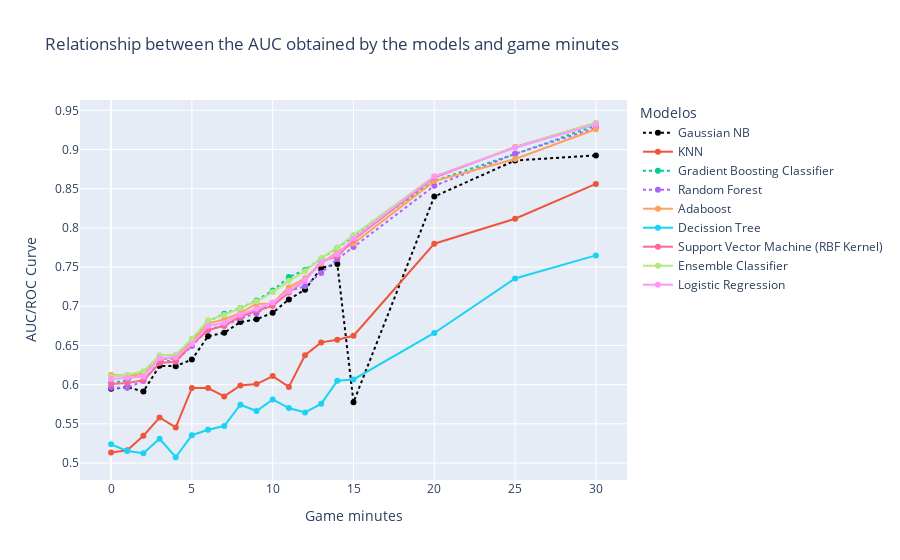

The cell this chart's notebook holds for it:
### Code cell
fig = px.line(df, color='model', markers=True, x='game_minutes', y='auc',labels={"game_minutes": "Game minutes","auc": "AUC/ROC Curve","model": "Modelos"},title="Relationship between the AUC obtained by the models and game minutes")
fig.update_traces(patch={"line": {"dash": 'dot'}}, selector={"legendgroup": "Gradient Boosting Classifier"})
fig.update_traces(patch={"line": {"dash": 'dot'}}, selector={"legendgroup": "Random Forest"})
fig.update_traces(patch={"line": {'color': 'black',"dash": 'dot'}}, selector={"legendgroup": "Gaussian NB"})
fig.show()

### Figure 1 — Plotly figure (JSON) as saved in the notebook; plotly's stock layout.template omitted (floating-point values rounded to 4 significant figures)
{"data": [{"hovertemplate": "Modelos=Gaussian NB<br>Game minutes=%{x}<br>AUC/ROC Curve=%{y}<extra></extra>", "legendgroup": "Gaussian NB", "line": {"color": "black", "dash": "dot"}, "marker": {"symbol": "circle"}, "mode": "markers+lines", "name": "Gaussian NB", "orientation": "v", "showlegend": true, "type": "scatter", "x": [0, 1, 2, 3, 4, 5, 6, 7, 8, 9, 10, 11, 12, 13, 14, 15, 20, 25, 30], "xaxis": "x", "y": [0.5946, 0.5968, 0.5913, 0.624, 0.6236, 0.632, 0.6618, 0.6661, 0.6798, 0.6834, 0.6916, 0.7088, 0.7212, 0.7488, 0.7538, 0.5776, 0.84, 0.886, 0.8925], "yaxis": "y"}, {"hovertemplate": "Modelos=KNN<br>Game minutes=%{x}<br>AUC/ROC Curve=%{y}<extra></extra>", "legendgroup": "KNN", "line": {"color": "#EF553B", "dash": "solid"}, "marker": {"symbol": "circle"}, "mode": "markers+lines", "name": "KNN", "orientation": "v", "showlegend": true, "type": "scatter", "x": [0, 1, 2, 3, 4, 5, 6, 7, 8, 9, 10, 11, 12, 13, 14, 15, 20, 25, 30], "xaxis": "x", "y": [0.5134, 0.5164, 0.5349, 0.5581, 0.5454, 0.5958, 0.5956, 0.5849, 0.599, 0.6007, 0.6109, 0.5971, 0.6375, 0.6539, 0.6572, 0.6624, 0.7798, 0.8116, 0.856], "yaxis": "y"}, {"hovertemplate": "Modelos=Gradient Boosting Classifier<br>Game minutes=%{x}<br>AUC/ROC Curve=%{y}<extra></extra>", "legendgroup": "Gradient Boosting Classifier", "line": {"color": "#00cc96", "dash": "dot"}, "marker": {"symbol": "circle"}, "mode": "markers+lines", "name": "Gradient Boosting Classifier", "orientation": "v", "showlegend": true, "type": "scatter", "x": [0, 1, 2, 3, 4, 5, 6, 7, 8, 9, 10, 11, 12, 13, 14, 15, 20, 25, 30], "xaxis": "x", "y": [0.602, 0.6056, 0.6153, 0.6326, 0.6333, 0.6558, 0.6805, 0.6904, 0.6977, 0.7073, 0.72, 0.7372, 0.7463, 0.7602, 0.7746, 0.7889, 0.86, 0.8942, 0.9307], "yaxis": "y"}, {"hovertemplate": "Modelos=Random Forest<br>Game minutes=%{x}<br>AUC/ROC Curve=%{y}<extra></extra>", "legendgroup": "Random Forest", "line": {"color": "#ab63fa", "dash": "dot"}, "marker": {"symbol": "circle"}, "mode": "markers+lines", "name": "Random Forest", "orientation": "v", "showlegend": true, "type": "scatter", "x": [0, 1, 2, 3, 4, 5, 6, 7, 8, 9, 10, 11, 12, 13, 14, 15, 20, 25, 30], "xaxis": "x", "y": [0.5961, 0.5961, 0.6047, 0.6289, 0.6306, 0.6493, 0.6708, 0.675, 0.6845, 0.691, 0.7043, 0.7193, 0.7255, 0.7425, 0.7603, 0.7756, 0.8536, 0.8944, 0.9276], "yaxis": "y"}, {"hovertemplate": "Modelos=Adaboost<br>Game minutes=%{x}<br>AUC/ROC Curve=%{y}<extra></extra>", "legendgroup": "Adaboost", "line": {"color": "#FFA15A", "dash": "solid"}, "marker": {"symbol": "circle"}, "mode": "markers+lines", "name": "Adaboost", "orientation": "v", "showlegend": true, "type": "scatter", "x": [0, 1, 2, 3, 4, 5, 6, 7, 8, 9, 10, 11, 12, 13, 14, 15, 20, 25, 30], "xaxis": "x", "y": [0.6124, 0.6114, 0.6136, 0.6321, 0.636, 0.6547, 0.6781, 0.6831, 0.6915, 0.7029, 0.7036, 0.724, 0.7356, 0.7543, 0.7693, 0.7801, 0.8597, 0.888, 0.9258], "yaxis": "y"}, {"hovertemplate": "Modelos=Decission Tree<br>Game minutes=%{x}<br>AUC/ROC Curve=%{y}<extra></extra>", "legendgroup": "Decission Tree", "line": {"color": "#19d3f3", "dash": "solid"}, "marker": {"symbol": "circle"}, "mode": "markers+lines", "name": "Decission Tree", "orientation": "v", "showlegend": true, "type": "scatter", "x": [0, 1, 2, 3, 4, 5, 6, 7, 8, 9, 10, 11, 12, 13, 14, 15, 20, 25, 30], "xaxis": "x", "y": [0.5238, 0.5154, 0.5124, 0.5309, 0.5073, 0.5354, 0.5424, 0.5472, 0.5743, 0.5663, 0.5811, 0.5701, 0.5645, 0.5754, 0.605, 0.6066, 0.6659, 0.7355, 0.7649], "yaxis": "y"}, {"hovertemplate": "Modelos=Support Vector Machine (RBF Kernel)<br>Game minutes=%{x}<br>AUC/ROC Curve=%{y}<extra></extra>", "legendgroup": "Support Vector Machine (RBF Kernel)", "line": {"color": "#FF6692", "dash": "solid"}, "marker": {"symbol": "circle"}, "mode": "markers+lines", "name": "Support Vector Machine (RBF Kernel)", "orientation": "v", "showlegend": true, "type": "scatter", "x": [0, 1, 2, 3, 4, 5, 6, 7, 8, 9, 10, 11, 12, 13, 14, 15, 20, 25, 30], "xaxis": "x", "y": [0.6007, 0.6019, 0.6055, 0.6275, 0.629, 0.6514, 0.6694, 0.6752, 0.6867, 0.6943, 0.7004, 0.7175, 0.7331, 0.7572, 0.7637, 0.7848, 0.8642, 0.9032, 0.9337], "yaxis": "y"}, {"hovertemplate": "Modelos=Ensemble Classifier<br>Game minutes=%{x}<br>AUC/ROC Curve=%{y}<extra></extra>", "legendgroup": "Ensemble Classifier", "line": {"color": "#B6E880", "dash": "solid"}, "marker": {"symbol": "circle"}, "mode": "markers+lines", "name": "Ensemble Classifier", "orientation": "v", "showlegend": true, "type": "scatter", "x": [0, 1, 2, 3, 4, 5, 6, 7, 8, 9, 10, 11, 12, 13, 14, 15, 20, 25, 30], "xaxis": "x", "y": [0.6104, 0.6125, 0.617, 0.6375, 0.6381, 0.6587, 0.682, 0.6889, 0.6977, 0.7064, 0.7181, 0.7324, 0.7445, 0.7614, 0.7747, 0.7908, 0.8658, 0.9028, 0.9341], "yaxis": "y"}, {"hovertemplate": "Modelos=Logistic Regression<br>Game minutes=%{x}<br>AUC/ROC Curve=%{y}<extra></extra>", "legendgroup": "Logistic Regression", "line": {"color": "#FF97FF", "dash": "solid"}, "marker": {"symbol": "circle"}, "mode": "markers+lines", "name": "Logistic Regression", "orientation": "v", "showlegend": true, "type": "scatter", "x": [0, 1, 2, 3, 4, 5, 6, 7, 8, 9, 10, 11, 12, 13, 14, 15, 20, 25, 30], "xaxis": "x", "y": [0.6072, 0.6088, 0.6104, 0.6339, 0.6346, 0.6522, 0.6749, 0.6789, 0.6891, 0.6968, 0.7048, 0.7194, 0.7337, 0.7557, 0.7663, 0.7864, 0.8655, 0.9023, 0.9322], "yaxis": "y"}], "layout": {"legend": {"title": {"text": "Modelos"}, "tracegroupgap": 0}, "title": {"text": "Relationship between the AUC obtained by the models and game minutes"}, "xaxis": {"anchor": "y", "domain": [0, 1], "title": {"text": "Game minutes"}}, "yaxis": {"anchor": "x", "domain": [0, 1], "title": {"text": "AUC/ROC Curve"}}}}
